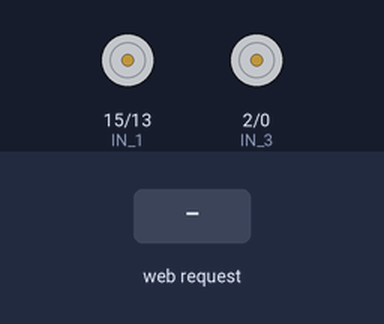
The sketch below on a simulated ESP8266 (NodeMCU). On the bench: motor-driver pin pairs drawn as motors (green arrow = first pin HIGH = forward, orange = second pin HIGH = backward, longer = more drive, scaled by the enable pin). The inputs (shaded band) are chosen by the test bench. What the sketch prints to the serial monitor is not drawn.

Above: at 1.2 s.
1.3 s: HTTP request GET /?State=F received
At 2.0 s:
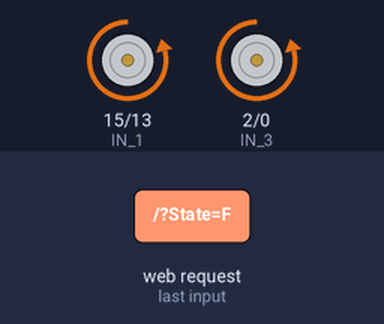
2.8 s: HTTP request GET /?State=B received
At 3.2 s:
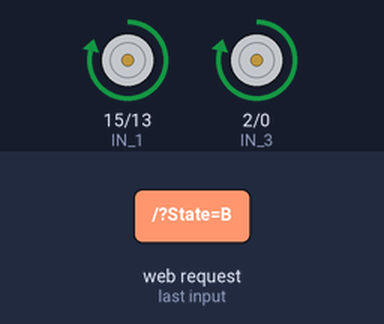
4.3 s: HTTP request GET /?State=L received
At 5.5 s:
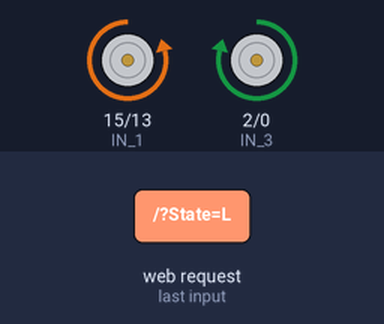
5.8 s: HTTP request GET /?State=R received
At 6.7 s:
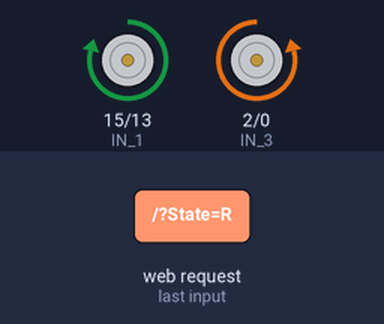
Timing chart, 0 to 8.3 s (numbered marks = the images above; inputs shaded):
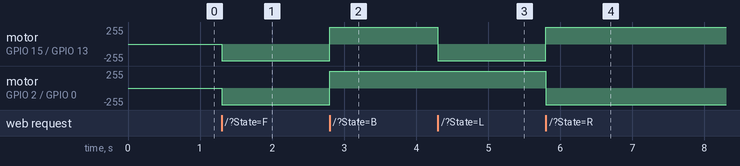

The sketch:

Humobots.ino
```cpp
#define ENA   14          // ENAble/speedcar motors Right        GPIO14(D5)
#define ENB   12          // ENAble/speedcar motors Left         GPIO12(D6)
#define IN_1  15          // L298N IN_1 motors Right           GPIO15(D8)
#define IN_2  13          // L298N IN_2 motors Right           GPIO13(D7)
#define IN_3  2           // L298N IN_3 motors Left            GPIO2(D4)
#define IN_4  0           // L298N IN_4 motors Left            GPIO0(D3)

#include <ESP8266WiFi.h>
#include <ESP8266WebServer.h>

String command;             // String to store app command state.
int speedcarCar = 1000;         // 400 - 1023.
int speedcar_Coeff = 3;

// Set your custom SSID and password here
const char* ssid = "Humobot";  // Your custom SSID
const char* password = "Humobot1234";  // Your custom password

ESP8266WebServer server(80);

void setup() {
  // Set motor control pins as OUTPUT
  pinMode(ENA, OUTPUT);
  pinMode(ENB, OUTPUT);
  pinMode(IN_1, OUTPUT);
  pinMode(IN_2, OUTPUT);
  pinMode(IN_3, OUTPUT);
  pinMode(IN_4, OUTPUT);

  Serial.begin(9600);

  // Connect to WiFi Access Point
  WiFi.mode(WIFI_AP);  // Set the ESP8266 as an Access Point
  WiFi.softAP(ssid, password);  // Start the Access Point with SSID and password

  IPAddress myIP = WiFi.softAPIP();  // Get the IP address of the Access Point
  Serial.print("AP IP address: ");
  Serial.println(myIP);

  // Starting WEB-server
  server.on("/", HTTP_handleRoot);
  server.onNotFound(HTTP_handleRoot);
  server.begin();
}

void goAhead() {
  digitalWrite(IN_1, LOW);
  digitalWrite(IN_2, HIGH);
  analogWrite(ENA, speedcarCar);

  digitalWrite(IN_3, LOW);
  digitalWrite(IN_4, HIGH);
  analogWrite(ENB, speedcarCar);
}

void goBack() {
  digitalWrite(IN_1, HIGH);
  digitalWrite(IN_2, LOW);
  analogWrite(ENA, speedcarCar);

  digitalWrite(IN_3, HIGH);
  digitalWrite(IN_4, LOW);
  analogWrite(ENB, speedcarCar);
}

void goRight() {
  digitalWrite(IN_1, HIGH);
  digitalWrite(IN_2, LOW);
  analogWrite(ENA, speedcarCar);

  digitalWrite(IN_3, LOW);
  digitalWrite(IN_4, HIGH);
  analogWrite(ENB, speedcarCar);
}

void goLeft() {
  digitalWrite(IN_1, LOW);
  digitalWrite(IN_2, HIGH);
  analogWrite(ENA, speedcarCar);

  digitalWrite(IN_3, HIGH);
  digitalWrite(IN_4, LOW);
  analogWrite(ENB, speedcarCar);
}

void stopRobot() {
  digitalWrite(IN_1, LOW);
  digitalWrite(IN_2, LOW);
  analogWrite(ENA, 0);  // Stop motor by setting PWM to 0

  digitalWrite(IN_3, LOW);
  digitalWrite(IN_4, LOW);
  analogWrite(ENB, 0);  // Stop motor by setting PWM to 0
}


void loop() {
  server.handleClient();

  command = server.arg("State");
  if (command == "F") goAhead();
  else if (command == "B") goBack();
  else if (command == "L") goLeft();
  else if (command == "R") goRight();
  else if (command == "S") stopRobot();


  // speedcar control logic


  if (command == "0") speedcarCar = 400;
  else if (command == "1") speedcarCar = 470;
  else if (command == "2") speedcarCar = 540;
  else if (command == "3") speedcarCar = 610;
  else if (command == "4") speedcarCar = 680;
  else if (command == "5") speedcarCar = 750;
  else if (command == "6") speedcarCar = 800;
  else if (command == "7") speedcarCar = 890;
  else if (command == "8") speedcarCar = 960;
  else if (command == "9") speedcarCar = 1023;
}

void HTTP_handleRoot(void) {
  String html = "<html><body>";
  html += "<h1>Control Your Car</h1>";

  // Control Buttons for movement
  html += "<button onclick=\"location.href='/State=F'\">Forward</button><br><br>";
  html += "<button onclick=\"location.href='/State=B'\">Backward</button><br><br>";
  html += "<button onclick=\"location.href='/State=L'\">Left</button><br><br>";
  html += "<button onclick=\"location.href='/State=R'\">Right</button><br><br>";
  html += "<button onclick=\"location.href='/State=S'\">Stop</button><br><br>";

  // speedcar control
  html += "<h3>speedcar Control:</h3>";
  for (int i = 0; i <= 9; i++) {
    html += "<button onclick=\"location.href='/State=" + String(i) + "'\">" + String(i) + "</button>";
  }

  html += "</body></html>";

  // Send the HTML content to the client
  server.send(200, "text/html", html);
}
```

Measured:
- after the input at 1.3 s, motor on GPIO 15 (IN_1) / GPIO 13 (IN_2), motor on GPIO 2 (IN_3) / GPIO 0 (IN_4): stopped → backward 249/255 at once
- after the input at 2.8 s, motor on GPIO 15 (IN_1) / GPIO 13 (IN_2), motor on GPIO 2 (IN_3) / GPIO 0 (IN_4): backward 249/255 → forward 249/255 at once
- after the input at 4.3 s, motor on GPIO 15 (IN_1) / GPIO 13 (IN_2): forward 249/255 → backward 249/255 at once
- after the input at 5.8 s, motor on GPIO 15 (IN_1) / GPIO 13 (IN_2): backward 249/255 → forward 249/255 at once; motor on GPIO 2 (IN_3) / GPIO 0 (IN_4): forward 249/255 → backward 249/255 at once
